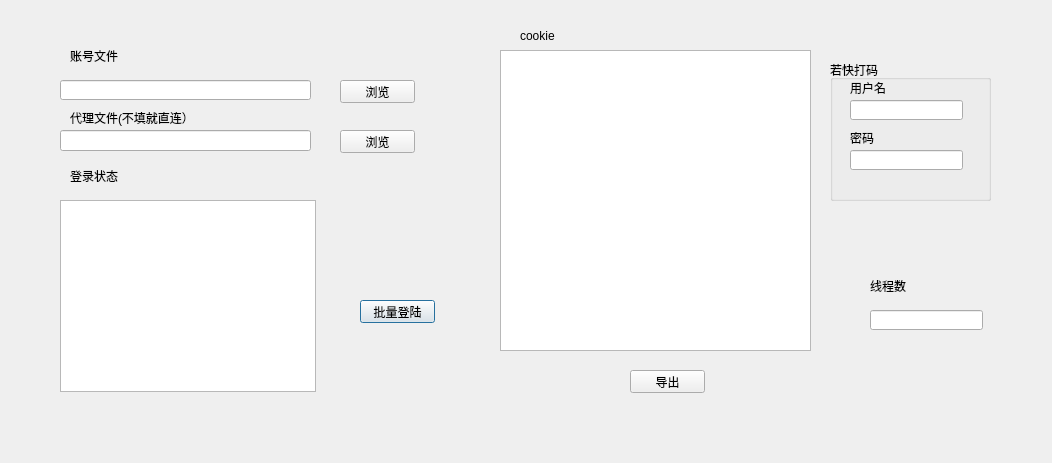
<?xml version="1.0" encoding="UTF-8"?>
<ui version="4.0">
 <class>Dialog</class>
 <widget class="QDialog" name="Dialog">
  <property name="geometry">
   <rect>
    <x>0</x>
    <y>0</y>
    <width>1052</width>
    <height>463</height>
   </rect>
  </property>
  <property name="windowTitle">
   <string>Dialog</string>
  </property>
  <widget class="QLineEdit" name="file_path">
   <property name="geometry">
    <rect>
     <x>60</x>
     <y>80</y>
     <width>251</width>
     <height>20</height>
    </rect>
   </property>
  </widget>
  <widget class="QTextEdit" name="result">
   <property name="geometry">
    <rect>
     <x>500</x>
     <y>50</y>
     <width>311</width>
     <height>301</height>
    </rect>
   </property>
  </widget>
  <widget class="QPushButton" name="login">
   <property name="geometry">
    <rect>
     <x>360</x>
     <y>300</y>
     <width>75</width>
     <height>23</height>
    </rect>
   </property>
   <property name="text">
    <string>批量登陆</string>
   </property>
  </widget>
  <widget class="QPushButton" name="file1">
   <property name="geometry">
    <rect>
     <x>340</x>
     <y>80</y>
     <width>75</width>
     <height>23</height>
    </rect>
   </property>
   <property name="text">
    <string>浏览</string>
   </property>
  </widget>
  <widget class="QLabel" name="label">
   <property name="geometry">
    <rect>
     <x>70</x>
     <y>50</y>
     <width>54</width>
     <height>12</height>
    </rect>
   </property>
   <property name="text">
    <string>账号文件</string>
   </property>
  </widget>
  <widget class="QLabel" name="label_2">
   <property name="geometry">
    <rect>
     <x>70</x>
     <y>170</y>
     <width>54</width>
     <height>12</height>
    </rect>
   </property>
   <property name="text">
    <string>登录状态</string>
   </property>
  </widget>
  <widget class="QListWidget" name="output">
   <property name="geometry">
    <rect>
     <x>60</x>
     <y>200</y>
     <width>256</width>
     <height>192</height>
    </rect>
   </property>
  </widget>
  <widget class="QLabel" name="label_3">
   <property name="geometry">
    <rect>
     <x>520</x>
     <y>30</y>
     <width>54</width>
     <height>12</height>
    </rect>
   </property>
   <property name="text">
    <string>cookie</string>
   </property>
  </widget>
  <widget class="QLineEdit" name="proxy_file_2">
   <property name="geometry">
    <rect>
     <x>60</x>
     <y>130</y>
     <width>251</width>
     <height>21</height>
    </rect>
   </property>
  </widget>
  <widget class="QPushButton" name="proxy_file">
   <property name="geometry">
    <rect>
     <x>340</x>
     <y>130</y>
     <width>75</width>
     <height>23</height>
    </rect>
   </property>
   <property name="text">
    <string>浏览</string>
   </property>
  </widget>
  <widget class="QLabel" name="proxy_ip">
   <property name="geometry">
    <rect>
     <x>70</x>
     <y>110</y>
     <width>131</width>
     <height>16</height>
    </rect>
   </property>
   <property name="text">
    <string>代理文件(不填就直连）</string>
   </property>
  </widget>
  <widget class="QGroupBox" name="groupBox">
   <property name="geometry">
    <rect>
     <x>830</x>
     <y>60</y>
     <width>161</width>
     <height>141</height>
    </rect>
   </property>
   <property name="title">
    <string>若快打码</string>
   </property>
   <widget class="QLineEdit" name="rk_password">
    <property name="geometry">
     <rect>
      <x>20</x>
      <y>90</y>
      <width>113</width>
      <height>20</height>
     </rect>
    </property>
   </widget>
   <widget class="QLineEdit" name="rk_user">
    <property name="geometry">
     <rect>
      <x>20</x>
      <y>40</y>
      <width>113</width>
      <height>20</height>
     </rect>
    </property>
   </widget>
   <widget class="QLabel" name="label_7">
    <property name="geometry">
     <rect>
      <x>20</x>
      <y>20</y>
      <width>111</width>
      <height>16</height>
     </rect>
    </property>
    <property name="text">
     <string>用户名</string>
    </property>
   </widget>
   <widget class="QLabel" name="label_8">
    <property name="geometry">
     <rect>
      <x>20</x>
      <y>70</y>
      <width>111</width>
      <height>16</height>
     </rect>
    </property>
    <property name="text">
     <string>密码</string>
    </property>
   </widget>
  </widget>
  <widget class="QLabel" name="label_4">
   <property name="geometry">
    <rect>
     <x>870</x>
     <y>280</y>
     <width>54</width>
     <height>12</height>
    </rect>
   </property>
   <property name="text">
    <string>线程数</string>
   </property>
  </widget>
  <widget class="QLineEdit" name="threadnum">
   <property name="geometry">
    <rect>
     <x>870</x>
     <y>310</y>
     <width>113</width>
     <height>20</height>
    </rect>
   </property>
  </widget>
  <widget class="QPushButton" name="write2file">
   <property name="geometry">
    <rect>
     <x>630</x>
     <y>370</y>
     <width>75</width>
     <height>23</height>
    </rect>
   </property>
   <property name="text">
    <string>导出</string>
   </property>
  </widget>
 </widget>
 <resources/>
 <connections/>
</ui>
